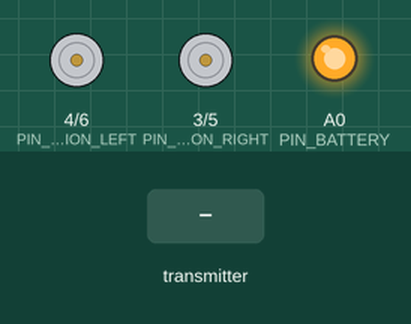
Simulated run of this sketch. Board: Arduino Uno, built with avr-gcc and run on an emulated ATmega328P. Parts: direction and speed pins drawn as motors (green arrow = direction pin HIGH = forward, orange = LOW = backward, longer = more drive), output pins drawn as LEDs (lit = HIGH). The inputs (shaded band) are chosen by the test bench. No radio packets arrive unless stated.

Above: at 2.1 s.
2.2 s: the transmitter starts sending nrfDataRead.0 = 0
At 2.9 s:
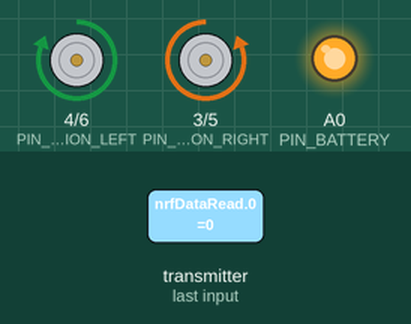
3.7 s: the transmitter starts sending nrfDataRead.1 = 256
At 4.0 s:
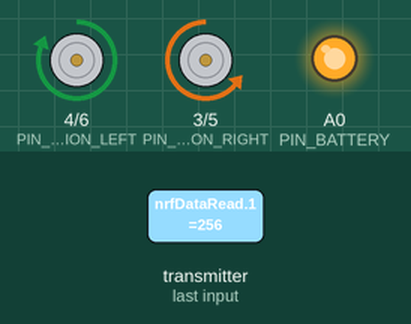
5.2 s: the transmitter starts sending nrfDataRead.2 = 256
At 6.4 s:
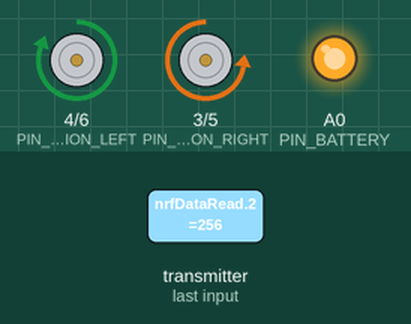
6.7 s: the transmitter starts sending nrfDataRead.3 = 256
At 7.5 s:
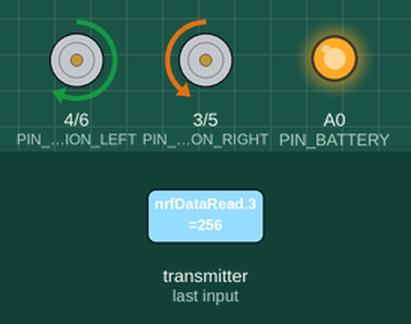
8.2 s: the transmitter starts sending nrfDataRead.1 = 0
At 8.6 s:
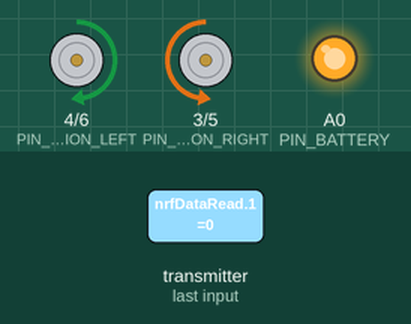
9.7 s: the transmitter starts sending nrfDataRead.3 = 0
At 11.0 s:
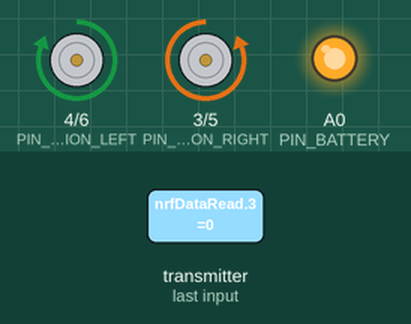
Timing chart, 0 to 12.2 s (numbered marks = the images above; inputs shaded):
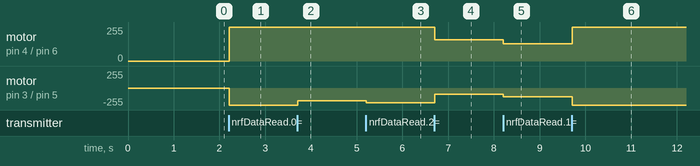

Measured:
- after the input at 2.2 s, motor on pin 4 (PIN_DIRECTION_LEFT) / pin 6 (PIN_MOTOR_PWM_LEFT): stopped → forward 255/255 at once; motor on pin 3 (PIN_DIRECTION_RIGHT) / pin 5 (PIN_MOTOR_PWM_RIGHT): stopped → backward 255/255 at once
- after the input at 3.7 s, motor on pin 3 (PIN_DIRECTION_RIGHT) / pin 5 (PIN_MOTOR_PWM_RIGHT): backward 255/255 → backward 192/255 at once
- after the input at 5.2 s, motor on pin 3 (PIN_DIRECTION_RIGHT) / pin 5 (PIN_MOTOR_PWM_RIGHT): backward 192/255 → backward 224/255 at once
- after the input at 6.7 s, motor on pin 4 (PIN_DIRECTION_LEFT) / pin 6 (PIN_MOTOR_PWM_LEFT): forward 255/255 → forward 160/255 at once; motor on pin 3 (PIN_DIRECTION_RIGHT) / pin 5 (PIN_MOTOR_PWM_RIGHT): backward 224/255 → backward 96/255 at once
- after the input at 8.2 s, motor on pin 4 (PIN_DIRECTION_LEFT) / pin 6 (PIN_MOTOR_PWM_LEFT): forward 160/255 → forward 128/255 at once; motor on pin 3 (PIN_DIRECTION_RIGHT) / pin 5 (PIN_MOTOR_PWM_RIGHT): backward 96/255 → backward 128/255 at once
- after the input at 9.7 s, motor on pin 4 (PIN_DIRECTION_LEFT) / pin 6 (PIN_MOTOR_PWM_LEFT): forward 128/255 → forward 255/255 at once; motor on pin 3 (PIN_DIRECTION_RIGHT) / pin 5 (PIN_MOTOR_PWM_RIGHT): backward 128/255 → backward 255/255 at once

The sketch:

05.3_RF24_Simple_Car_Sp_2023.ino
```cpp
/**********************************************************************
  Filename    : RF24_Remote_Car.ino
  Product     : Freenove 4WD Car for UNO
  Description : A RF24 Remote Car.
  Auther      : www.freenove.com
  Modification: 2020/11/27
**********************************************************************/
#include "Freenove_4WD_Car_for_Arduino.h"
#include "RF24_Remote.h"


//RDD Add code to use the servo
#include <Servo.h>
Servo servo1;

#define NRF_UPDATE_TIMEOUT    1000

u32 lastNrfUpdateTime = 0;

void setup() {
  pinsSetup();
  if (!nrf24L01Setup()) {
    alarm(3, 2);
  }
  alarm(2, 1);  //RDD
}

void loop() {

  if (getNrf24L01Data()) {  //if radio data was received
    clearNrfFlag();
    updateCarActionByNrfRemote();
    lastNrfUpdateTime = millis();
  }

  if (millis() - lastNrfUpdateTime > NRF_UPDATE_TIMEOUT) {
    lastNrfUpdateTime = millis();
    resetNrfDataBuf();
    updateCarActionByNrfRemote();
  }
}
```

Freenove_4WD_Car_for_Arduino.cpp
```cpp
#include "Freenove_4WD_Car_for_Arduino.h"

float batteryVoltage = 0;
bool isBuzzered = false;

void pinsSetup() {
	pinMode(PIN_DIRECTION_LEFT, OUTPUT);
	pinMode(PIN_MOTOR_PWM_LEFT, OUTPUT);
	pinMode(PIN_DIRECTION_RIGHT, OUTPUT);
	pinMode(PIN_MOTOR_PWM_RIGHT, OUTPUT);

	pinMode(PIN_SONIC_TRIG, OUTPUT);// set trigPin to output mode
	pinMode(PIN_SONIC_ECHO, INPUT); // set echoPin to input mode

	pinMode(PIN_TRACKING_LEFT, INPUT); //
	pinMode(PIN_TRACKING_RIGHT, INPUT); //
	pinMode(PIN_TRACKING_CENTER, INPUT); //

	setBuzzer(false);
}

void motorRun(int speedl, int speedr) {
	int dirL = 0, dirR = 0;
	if (speedl > 0) {
		dirL = 0;
	}
	else {
		dirL = 1;
		speedl = -speedl;
	}

	if (speedr > 0) {
		dirR = 1;
	}
	else {
		dirR = 0;
		speedr = -speedr;
	}

	speedl = constrain(speedl, 0, 255);
	speedr = constrain(speedr, 0, 255);

	if (abs(speedl) < MOTOR_PWM_DEAD && abs(speedr) < MOTOR_PWM_DEAD) {
		speedl = 0;
		speedr = 0;
	}

/*
  if (dirL == 0) {
    Serial.print(speedl);
  } else {
    Serial.print(-speedl);
  }
    Serial.print('\t');

  if (dirR == 1) {
    Serial.println(speedr);
  } else {
    Serial.println(-speedr);
  }
*/

	digitalWrite(PIN_DIRECTION_LEFT, dirL);
	digitalWrite(PIN_DIRECTION_RIGHT, dirR);
	analogWrite(PIN_MOTOR_PWM_LEFT, speedl);
	analogWrite(PIN_MOTOR_PWM_RIGHT, speedr);
}


bool getBatteryVoltage() {
	if (!isBuzzered) {
		pinMode(PIN_BATTERY, INPUT);
		int batteryADC = analogRead(PIN_BATTERY);
		if (batteryADC < 614)		// 3V/12V ,Voltage read: <2.1V/8.4V
		{
			batteryVoltage = batteryADC / 1023.0 * 5.0 * 4;
			return true;
		}
	}
	return false;
}
void setBuzzer(bool flag) {
	isBuzzered = flag;
	pinMode(PIN_BUZZER, flag);
	digitalWrite(PIN_BUZZER, flag);
}
void alarm(u8 beat, u8 repeat) {
	beat = constrain(beat, 1, 9);
	repeat = constrain(repeat, 1, 255);
	for (int j = 0; j < repeat; j++) {
		for (int i = 0; i < beat; i++) {
			setBuzzer(true);
			delay(100);
			setBuzzer(false);
			delay(100);
		}
		delay(500);
	}
}
void resetCarAction() {
	motorRun(0, 0);
	setBuzzer(false);
}
```

Freenove_4WD_Car_for_Arduino.h
```cpp
// Freenove_4WD_Car_for_Arduino.h

#ifndef _FREENOVE_4WD_CAR_FOR_ARDUINO_h
#define _FREENOVE_4WD_CAR_FOR_ARDUINO_h

#if defined(ARDUINO) && ARDUINO >= 100
	#include "Arduino.h"
#else
	#include "WProgram.h"
#endif

#define PIN_SERVO			2

#define PIN_DIRECTION_LEFT	4
#define PIN_DIRECTION_RIGHT	3
#define PIN_MOTOR_PWM_LEFT	6
#define PIN_MOTOR_PWM_RIGHT	5

#define PIN_SONIC_TRIG		7
#define	PIN_SONIC_ECHO		8

#define PIN_IRREMOTE_RECV	9

#define PIN_SPI_CE			9
#define PIN_SPI_CSN			10
#define PIN_SPI_MOSI		11
#define PIN_SPI_MISO		12
#define PIN_SPI_SCK			13

#define PIN_BATTERY			A0
#define PIN_BUZZER			A0

#define PIN_TRACKING_LEFT	  A1
#define PIN_TRACKING_CENTER	A2
#define PIN_TRACKING_RIGHT	A3
#define MOTOR_PWM_DEAD	    5

#define BAT_VOL_STANDARD	7.0

extern float batteryVoltage;

void pinsSetup();
void motorRun(int speedl, int speedr);

bool getBatteryVoltage();
void setBuzzer(bool flag);
void alarm(u8 beat, u8 repeat);
void resetCarAction();

#endif
```

RF24_Remote.cpp
```cpp
#include "RF24_Remote.h"

RF24 radio(PIN_SPI_CE, PIN_SPI_CSN);

    // Radio Address: each team should choose a unique address string
    // I suggest "TM0xx" where xx is your team number  ex:  TM001, TM014
const byte addresses[6] = "TM008";
    // Radio Channel: each team should choose a unique channel number between 20 and 127
    // I suggest you use:   (TeamNumber * 5) + 15  ex:  team 4 would use channel 35
const int RF24channel = 55;  //each team should choose a unique channel

int nrfDataRead[8];
bool nrfComplete = false;

bool nrf24L01Setup() {
  // NRF24L01
  if (radio.begin()) {                      // initialize RF24
    radio.setPALevel(RF24_PA_MAX);      // set power amplifier (PA) level
    radio.setDataRate(RF24_1MBPS);      // set data rate through the air
    radio.setRetries(0, 15);            // set the number and delay of retries
    radio.openWritingPipe(addresses);   // open a pipe for writing
    radio.openReadingPipe(1, addresses);// open a pipe for reading
    radio.setChannel(RF24channel);
    radio.startListening();             // start monitoringtart listening on the pipes opened

    FlexiTimer2::set(20, 1.0 / 1000, checkNrfReceived); // call every 20 1ms "ticks"
    FlexiTimer2::start();

    return true;
  }
  return false;
}

void checkNrfReceived() {
  delayMicroseconds(1000);
  if (radio.available()) {             // if receive the data
    while (radio.available()) {         // read all the data
      radio.read(nrfDataRead, sizeof(nrfDataRead));   // read data
    }
    nrfComplete = true;
    return;
  }
  nrfComplete = false;
}

bool getNrf24L01Data()
{
  return nrfComplete;
}

void clearNrfFlag() {
  nrfComplete = 0;
}

void updateCarActionByNrfRemote() {

  float speed = nrfDataRead[1] /1023.0;  // 1023.0 not 1023

  int rightturn = nrfDataRead[2] - 512;
  int forward = -(nrfDataRead[3] - 512);
  int leftmotor, rightmotor;

  if ( nrfDataRead[7] == 0) {
    forward = -forward;
  }

  rightturn=rightturn * speed;
  //forward = forward * speed;

  leftmotor = (forward + rightturn) / 2;
  rightmotor = (forward - rightturn) / 2;

  motorRun(leftmotor, rightmotor);

  if (nrfDataRead[4] == 0) {
    setBuzzer(true);
  }
  else {
    setBuzzer(false);
  }
}

void resetNrfDataBuf() {
  nrfDataRead[0] = 0;
  nrfDataRead[1] = 0;
  nrfDataRead[2] = 512;
  nrfDataRead[3] = 512;
  nrfDataRead[4] = 1;
  nrfDataRead[5] = 1;
  nrfDataRead[6] = 1;
  nrfDataRead[7] = 1;
}

u8 updateNrfCarMode() {
  // nrfDataRead [5 6 7] --> 111
  return ((nrfDataRead[5] == 1 ? 1 : 0) << 2) | ((nrfDataRead[6] == 1 ? 1 : 0) << 1) | ((nrfDataRead[7] == 1 ? 1 : 0) << 0);
}
```

RF24_Remote.h
```cpp
// NRF_Remote.h

#ifndef _NRF_REMOTE_h
#define _NRF_REMOTE_h

#if defined(ARDUINO) && ARDUINO >= 100
#include "Arduino.h"
#else
#include "WProgram.h"
#endif
#include "Freenove_4WD_Car_for_Arduino.h"
#include "RF24.h"
#include <FlexiTimer2.h>

extern RF24 radio;

enum RemoteData
{
	POT1 = 0,
	POT2 = 1,
	JOYSTICK_X = 2,
	JOYSTICK_Y = 3,
	JOYSTICK_Z = 4,
	S1 = 5,
	S2 = 6,
	S3 = 7
};
enum RemoteMode {
	ON_ON_ON = 0,
	ON_ON_OFF = 1,		//Servo calibration mode.
	ON_OFF_ON = 2,
	ON_OFF_OFF = 3,		//Ultrasonic obstacle avoidance mode.
	OFF_ON_ON = 4,
	OFF_ON_OFF = 5,		//Line tracking mode.
	OFF_OFF_ON = 6,		//
	OFF_OFF_OFF = 7			//Remote control mode.
};
enum RemoteModeSwitchState {
	MODE_SWITCHING_IS_INITIALIZING = 0,
	MODE_SWITCHING_IS_PROCESSING = 1,
	MODE_SWITCHING_IS_CONFIRMING = 2,
	MODE_SWITCHING_WAS_FINISHED = 3
};

#define MODE_REMOTE_CONTROL				OFF_OFF_OFF
#define MODE_LINE_TRACKING				OFF_ON_OFF
#define MODE_OBSTACKE_AVOIDANCE			ON_OFF_OFF

extern int nrfDataRead[8];

bool nrf24L01Setup();
void checkNrfReceived();
bool getNrf24L01Data();
void clearNrfFlag();
void updateCarActionByNrfRemote();
void resetNrfDataBuf();
u8 updateNrfCarMode();


#endif
```
